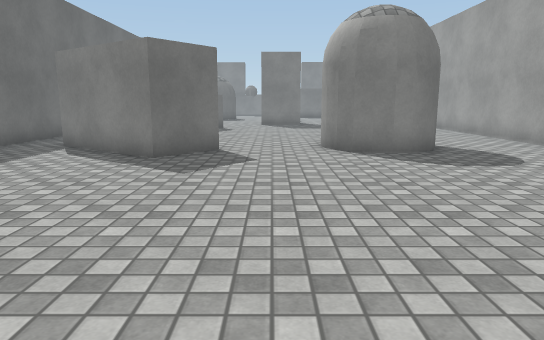
view 1 (above)

20 first-person views from a walk through a scene from a Unity 3-D project. The camera is 1.2 m above the floor, tilts 10° down and sees 70° across. The floor is counted in squares, 1 m on a side. Each view is taken from the middle of a square. On the plan, view 1 faces up. The plan holds only what a view shows up to about 15 squares ahead; the rest is blank. Surface patterns are stand-ins for the level's own textures.

view 2
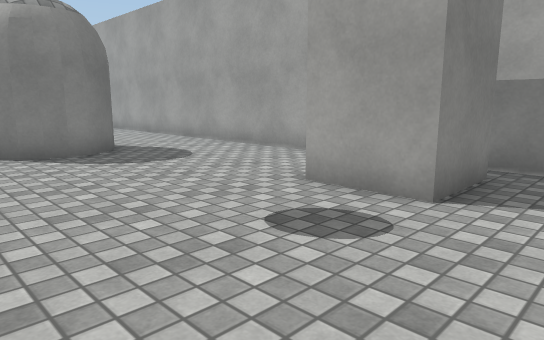

view 3
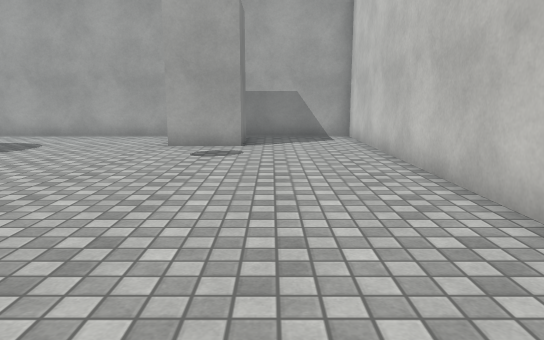

view 4
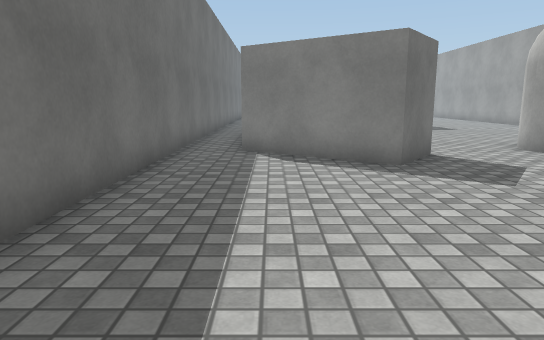

view 5
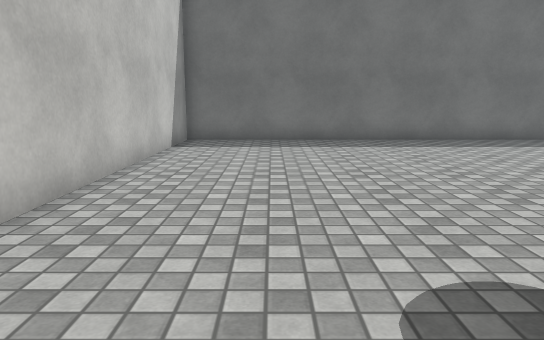

view 6
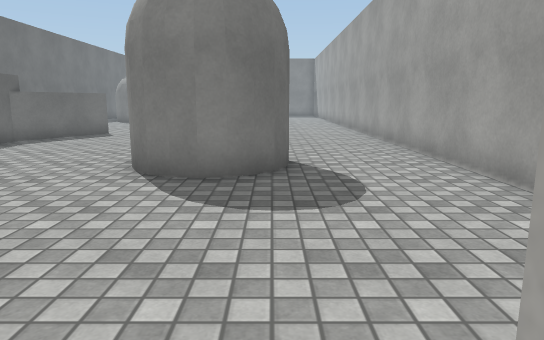

view 7
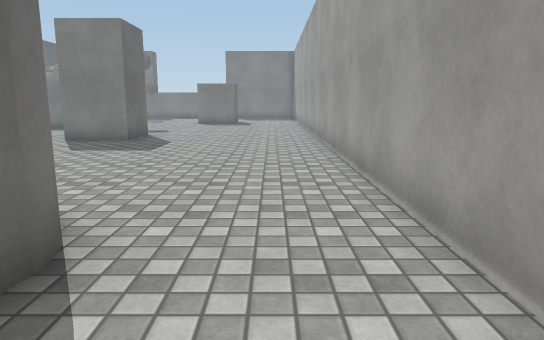

view 8
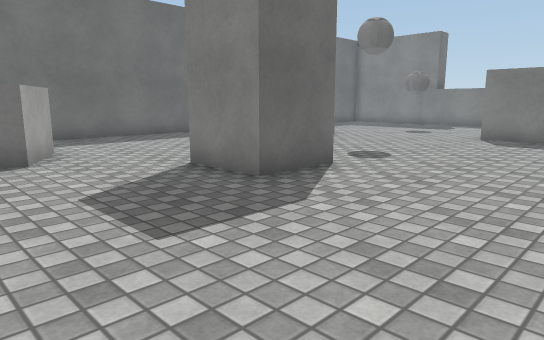

view 9
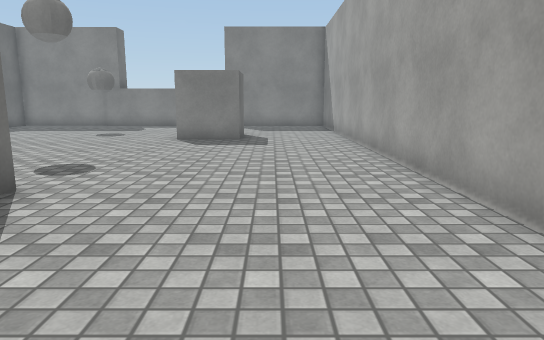

view 10
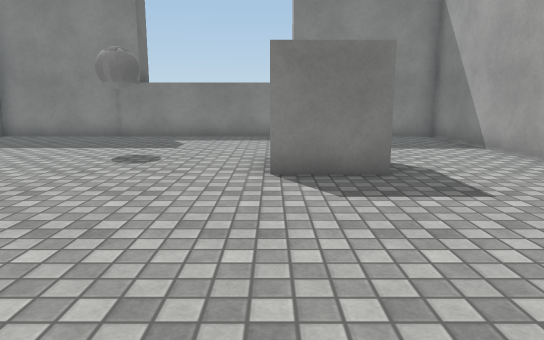

view 11
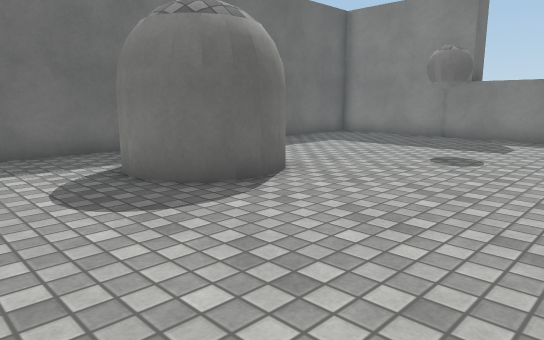

view 12
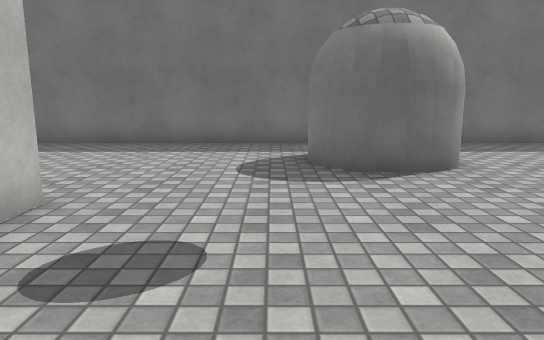

view 13
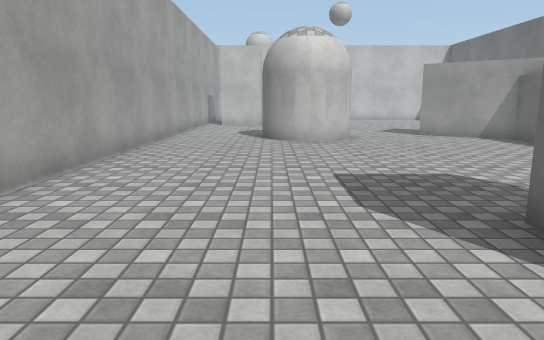

view 14
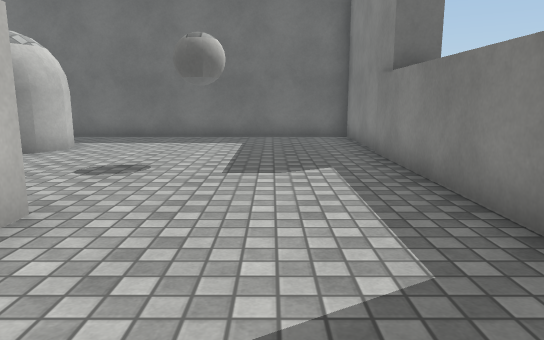

view 15
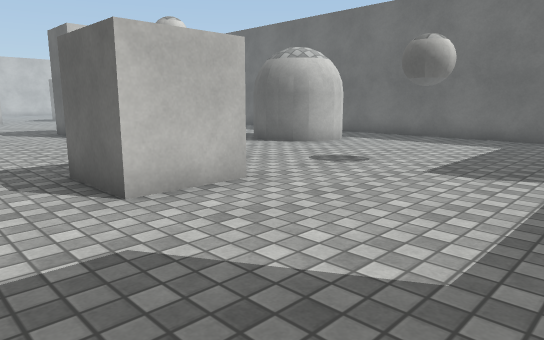

view 16
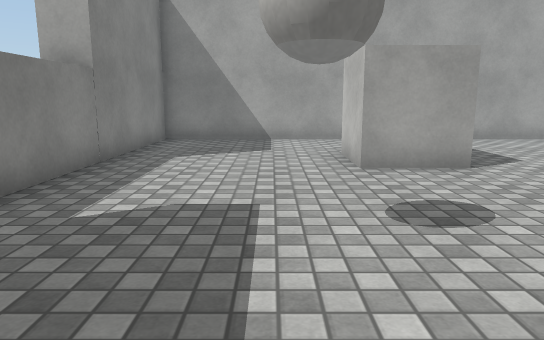

view 17
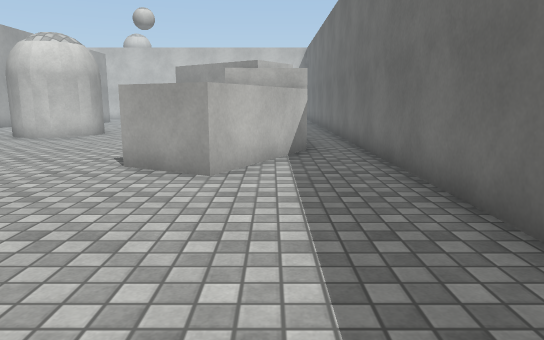

view 18
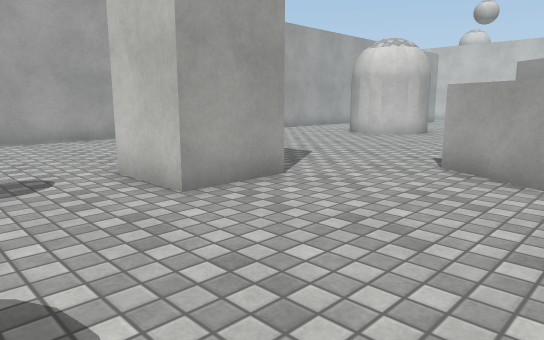

view 19
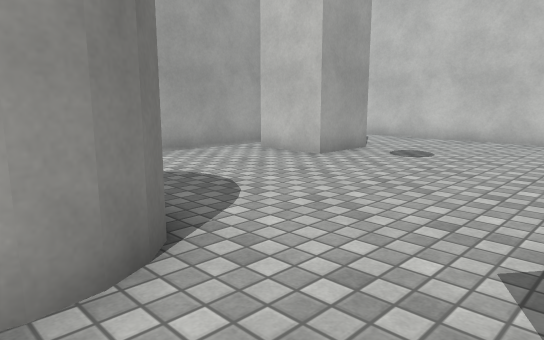

view 20
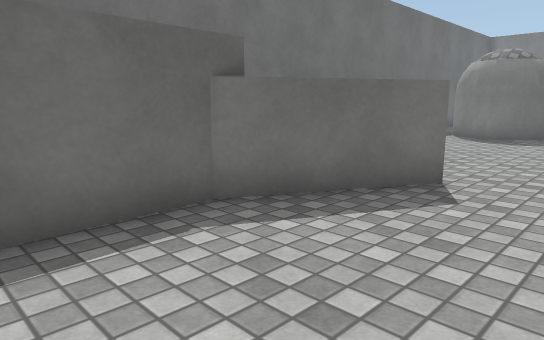

### Floor plan
Ten units are one square. View 1 is at (0, 0); x grows to the right and y downward. Boxes are objects, and circles mark ways between rooms. Rooms are numbered by the first view taken in them; rooms with no view inside come last. Other rooms are left out.
<svg viewBox="-78 -370 159 392">
<path fill="none" stroke="#000" d="M31 -90 21 -92 16 -97M35 -92 26 -90 17 -95 13 -103 14 -111M14 -99 13 -106M66 -18 46 -18 46 -38 66 -38M39 -95 33 -91M-13 -99 -25 -83 -58 -107M42 -113 43 -106M41 -114 44 -108 43 -101 40 -97 37 -94M-73 -121 -73 17 76 17 76 -125M15 -222 15 -203 -5 -203 -5 -222 15 -222M-28 -264 -33 -259M-35 -258 -42 -257M-40 -257 -44 -258 -51 -261M20 -294 20 -314 40 -314 40 -294 20 -294M-29 -283 -25 -275 -26 -268M-49 -260 -52 -264 -54 -269M-33 -286 -26 -280 -25 -270 -29 -261 -37 -257M-37 -288 -31 -285M-49 -285 -45 -287 -40 -287 -35 -287M-60 -153 -39 -154 -37 -116 -13 -99M-59 -152 -40 -188 -22 -178 -39 -147M28 -121 35 -120M33 -120 37 -118 41 -114M17 -117 26 -121M14 -111 16 -115 21 -120 31 -121M76 -125 76 -365 -73 -365 -73 -139"/>
<rect x="-25" y="-335" width="20" height="20" fill="#bbb"><title>ball</title></rect>
<circle cx="0" cy="-107" r="3" fill="#2a7"/>
<circle cx="60" cy="-117" r="3" fill="#2a7"/>
<text x="10" y="-40">1</text>
<text x="10" y="-240">2</text>
</svg>
Room 1 opens to room 2.

Where each view was taken, in squares from view 1:
view 1: 0 up, 0 right, facing up
view 2: 0 up, 0 right, facing up-right
view 3: 1 up, 6 left, facing right
view 4: 1 up, 5 left, facing up
view 5: 1 up, 5 right, facing left
view 6: 3 up, 4 right, facing up
view 7: 8 up, 6 right, facing up
view 8: 16 up, 6 right, facing up-left
view 9: 17 up, 5 right, facing up
view 10: 23 up, 2 right, facing up
view 11: 23 up, 2 right, facing up-left
view 12: 25 up, 4 right, facing left
view 13: 24 up, 4 right, facing down
view 14: 34 up, 6 right, facing left
view 15: 36 up, 6 right, facing down-left
view 16: 33 up, 5 left, facing right
view 17: 25 up, 5 left, facing down
view 18: 25 up, 5 left, facing down-right
view 19: 11 up, 1 left, facing down-right
view 20: 12 up, 0 right, facing up-left
